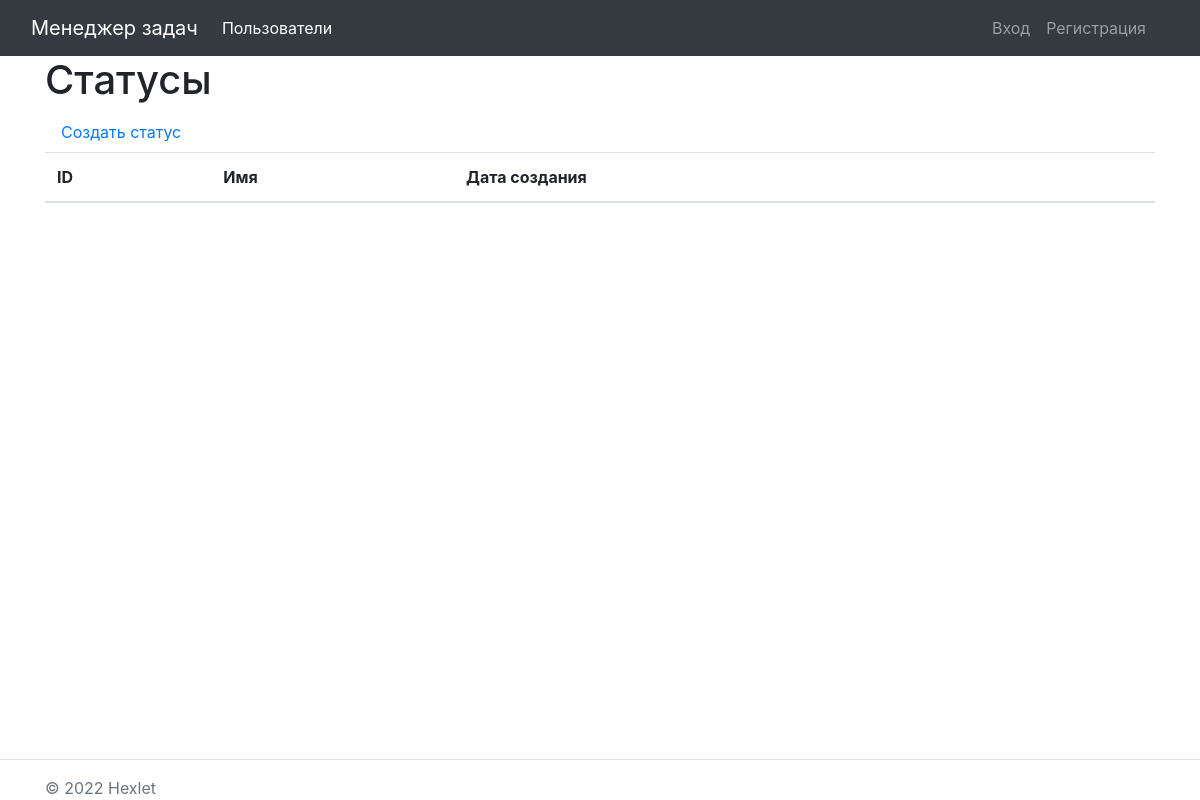
The app's page /statuses/, older data.
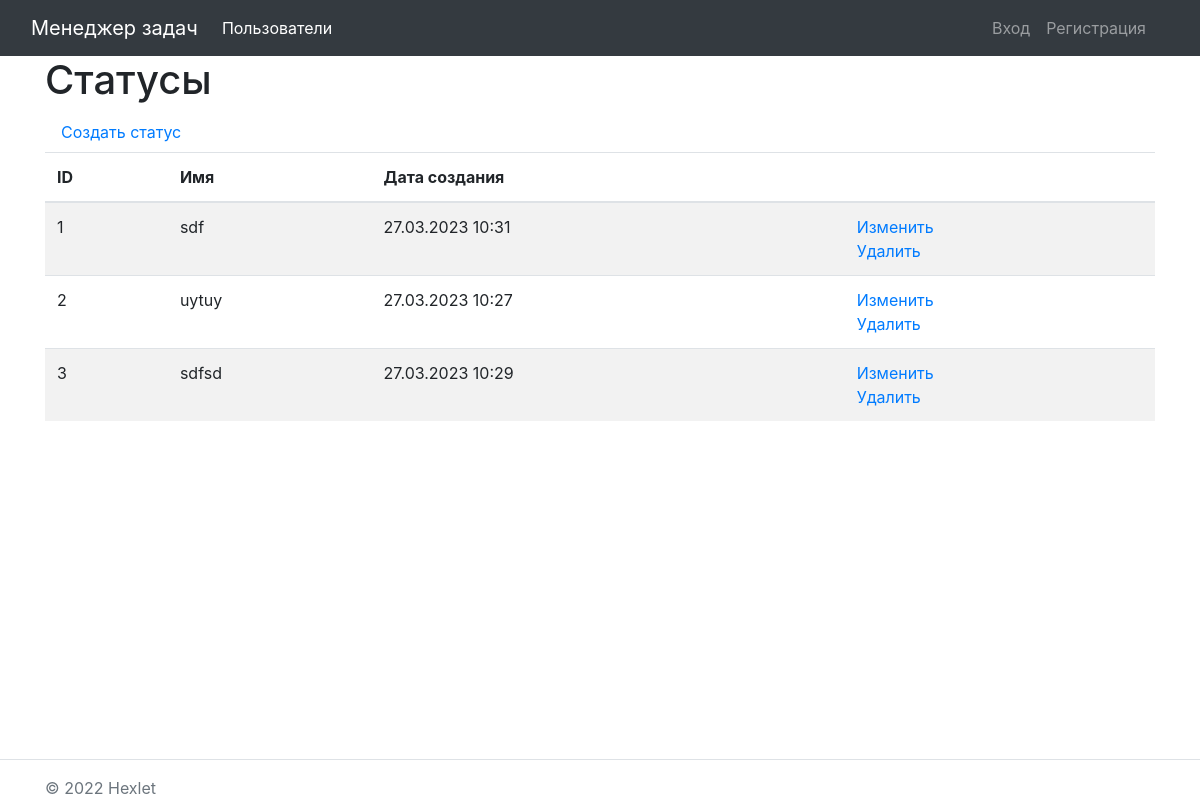
The same page, newer data.
### task_manager/statuses/models.py (models this page shows, shortened)
class Status(models.Model):
    name = models.CharField(max_length=130, unique=True, verbose_name="Имя")
    creatad_at = models.DateTimeField(auto_now=True)
    class Meta:
        verbose_name = _('Статус')
        verbose_name_plural = _('Статусы')

### task_manager/statuses/views.py (the view)
# urls.py: path('', StatusListView.as_view(), name='status_list')
class StatusListView(ListView):
    model = Status
    tempalte_name = 'statuses/list.html'

### task_manager/statuses/templates/statuses/status_list.html
{% extends 'base.html' %}
{% load i18n %}
{% block content %}
    <h1>Статусы</h1>
    <a class="nav-link" href="/statuses/create/">{% translate 'Создать статус' %}</a>
    <table class="table table-striped">
        <thead>
            <tr>
                <th>ID</th>
                <th>Имя</th>
                <th>Дата создания</th>
                <th></th>
            </tr>
        </thead>
        <tbody>
            {% for status in object_list %}
            <tr>
                <td>{{ status.id }}</td>
                <td>{{ status.name }}</td>
                <td>{{ status.creatad_at|date:"d.m.Y H:i" }}</td>
                <td>
                    <a href="{% url 'status_update' status.id %}">{% translate 'Изменить' %}</a>
                    <br>
                    <a href="{% url 'status_delete' status.id %}">{% translate 'Удалить' %}</a>
                </td>
            </tr>
            {% endfor %}
        </tbody>
    </table>
{% endblock content %}

Row changes from the older to the newer data that the page shows:
added Status: id "1", name "sdf", creatad_at "27.03.2023 10:31"
added Status: id "2", name "uytuy", creatad_at "27.03.2023 10:27"
added Status: id "3", name "sdfsd", creatad_at "27.03.2023 10:29"
